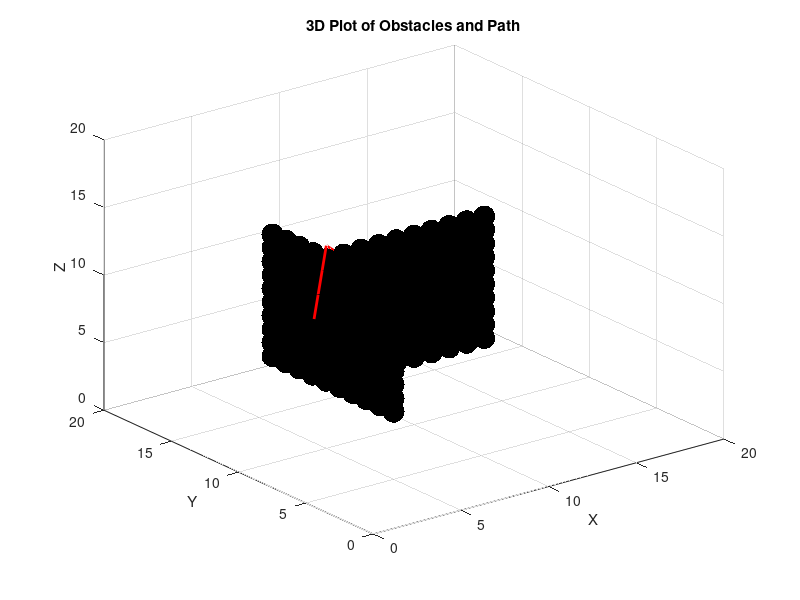

Write the MATLAB code that produced this figure.
%% RESULTS VISUALIZATION OF THE 3D A* ALGORITHM

% result_path = [[2, 2, 1]; [2, 3, 1]; [3, 3, 1]; [3, 4, 1]; [4, 4, 1]; [4, 4, 2]; [4, 5, 2]; ...
%     [5, 5, 2]; [5, 5, 3]; [5, 6, 3]; [6, 6, 3]; [6, 6, 4]; [6, 7, 4]; [7, 7, 4]; [7, 7, 5]; ...
%     [7, 8, 5]; [8, 8, 5]; [8, 8, 6]; [8, 9, 6]; [9, 9, 6]; [9, 9, 7]; [9, 10, 7]; [10, 10, 7]; ...
%     [10, 10, 8]; [10, 11, 8]; [11, 11, 8]; [11, 11, 9]; [11, 12, 9]; [12, 12, 9]; [12, 12, 10]; ...
%     [12, 13, 10]; [13, 13, 10]; [13, 13, 11]; [13, 14, 11]; [14, 14, 11]; [14, 14, 12]; [14, 15, 12]; ...
%     [15, 15, 12]; [15, 15, 13]; [15, 16, 13]; [16, 16, 13]; [16, 16, 14]; [16, 17, 14]; [17, 17, 14]; ...
%     [17, 17, 15]; [17, 18, 15]; [18, 18, 15]];

% result_path = [[2, 2, 10]; [2, 3, 10]; [3, 3, 10]; [3, 4, 10]; [4, 4, 10]; [4, 5, 10]; [4, 6, 10]; [4, 7, 10];
%  [4, 8, 10]; [4, 9, 10]; [4, 10, 10]; [4, 11, 10]; [4, 12, 10]; [4, 13, 10]; [4, 14, 10]; [4, 15, 10];
%  [5, 15, 10]; [6, 15, 10]; [7, 15, 10]; [8, 15, 10]; [9, 15, 10]; [10, 15, 10]; [11, 15, 10]; [12, 15, 10];
%  [13, 15, 10]; [13, 15, 11]; [14, 15, 11]; [14, 15, 12]; [15, 15, 12]; [15, 15, 13]; [15, 16, 13];
%  [16, 16, 13]; [16, 16, 14]; [16, 17, 14]; [17, 17, 14]; [17, 17, 15]; [17, 18, 15]; [18, 18, 15]];

% result_path = [[2, 2, 10]; [3, 3, 10]; [3, 3, 11]; [4, 4, 11]; [4, 4, 12]; [4, 4, 13]; [4, 4, 14]; [4, 4, 15];
%  [5, 5, 15]; [6, 6, 15]; [7, 7, 15]; [8, 8, 15]; [9, 9, 15]; [10, 10, 15]; [11, 11, 15]; [12, 12, 15];
%  [13, 13, 15]; [14, 14, 15]; [15, 15, 15]; [16, 16, 15]; [17, 17, 15]; [18, 18, 15]];

result_path = [[2, 7, 12]; [3, 8, 13]; [4, 9, 14]; [5, 10, 15]; [6, 11, 14]; [7, 12, 13]; [8, 13, 12]; [9, 14, 11]; [10, 14, 11]; [11, 15, 10]; [12, 16, 10]; [13, 16, 10]; [14, 16, 10]; [15, 17, 9]; [16, 17, 9]; [17, 17, 9]; [18, 18, 8]];


grid = zeros(20, 20, 20);  % 20x20 grid, all free space initially
% Add some obstacles
grid(5:15-1, 10, 5:15-1) = 1;  % Vertical wall
% grid(5:15, 10, 11:18) = 1;  % Vertical wall
grid(5, 6-1:15-1, 5:15-1) = 1;   % Horizontal wall

% Find the coordinates of the obstacles
[rows, cols, heights] = ind2sub(size(grid), find(grid == 1));

% Plot obstacles using scatter3 in black
figure();
scatter3(rows, cols, heights, 250, 'k', 'filled','o'); hold on;
% Plot the path with red color
% scatter3(result_path(:,2), result_path(:,1), result_path(:,3), 50, 'r', 'filled');
% Plot the path with red color and connect the points with a line
plot3(result_path(:,1), result_path(:,2), result_path(:,3), 'r-', 'LineWidth', 2);

xlabel('X');
ylabel('Y');
zlabel('Z');
% axis equal;
xlim([0, 20])
ylim([0, 20])
zlim([0, 20])
title('3D Plot of Obstacles and Path');

% % Plot the points in 3D with color according to the 4th column
% figure;
% h = scatter3(x, y, z, 50, color, 'filled');  % 50 is the marker size
% colormap('turbo(20)');  % You can replace 'jet' with any other colormap like 'parula', 'cool', 'hot', etc.
% colorbar;  % Optional: to show a color scale
% axis equal
% alpha = 0.5;
% % set(h, 'MarkerEdgeAlpha', alpha, 'MarkerFaceAlpha', alpha)    # activate just when checking, it takes a lot of resources







